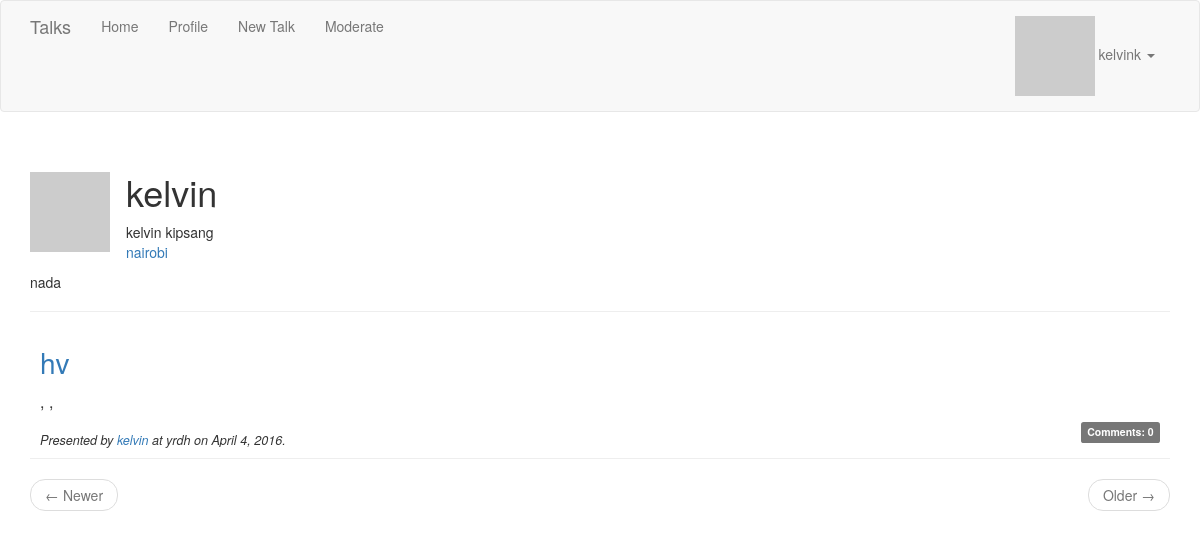
The page /user/kelvin (signed in) on the database its author committed.
### app/models.py (models this page shows, shortened)
class User(UserMixin, db.Model):
    __tablename__ = 'users'
    id = db.Column(db.Integer, primary_key=True)
    email = db.Column(db.String(64),
                      nullable=False, unique=True, index=True)
    username = db.Column(db.String(64),
                         nullable=False, unique=True, index=True)
    is_admin = db.Column(db.Boolean)
    password_hash = db.Column(db.String(128))
    name = db.Column(db.String(64))
    location = db.Column(db.String(64))
    bio = db.Column(db.Text())
    member_since = db.Column(db.DateTime(), default=datetime.utcnow)
    avatar_hash = db.Column(db.String(32))
    talks = db.relationship('Talk', lazy='dynamic', backref='author')  # lazy makes talks query not list
    comments = db.relationship('Comment', lazy='dynamic', backref='author')
    @property
    def password(self):  # made it pprty so that i can say user.password=? so that it looks like a member var
        raise AttributeError('password is not a readable attribute')  # getter of pperty returns attribute error
    def gravatar(self, size=100, default='identicon', rating='g'):
        if request.is_secure:
            url = 'https://secure.gravatar.com/avatar'
        else:
            url = 'http://www.gravatar.com/avatar'
        hash = self.avatar_hash or \
               hashlib.md5(self.email.encode('utf-8')).hexdigest()
        return '{url}/{hash}?s={size}&d={default}&r={rating}'.format(
            url=url, hash=hash, size=size, default=default, rating=rating)
    def for_moderation(self, admin=False):
        if admin and self.is_admin:
            return Comment.for_moderation()
        return Comment.query.join(Talk, Comment.talk_id == Talk.id). \
            filter(Talk.author == self).filter(Comment.approved == False)

class Talk(db.Model):
    __tablename__ = 'talks'
    id = db.Column(db.Integer, primary_key=True)
    title = db.Column(db.String(128), nullable=False)
    description = db.Column(db.Text)
    slides = db.Column(db.Text())
    video = db.Column(db.Text())
    user_id = db.Column(db.Integer, db.ForeignKey('users.id'))
    venue = db.Column(db.String(128))
    venue_url = db.Column(db.String(128))
    date = db.Column(db.DateTime())
    comments = db.relationship('Comment', lazy='dynamic', backref='talk')
    emails = db.relationship('PendingEmail', lazy='dynamic', backref='talk')
    def approved_comments(self):
        return self.comments.filter_by(approved=True)

### app/talks/routes.py (the view)
@talks.route('/user/<username>')
def user(username):
    user = User.query.filter_by(username=username).first_or_404()  # from rship in models...loading user from db
    page = request.args.get('page', 1, type=int)
    pagination = user.talks.order_by(Talk.date.desc()).paginate(
        page, per_page=current_app.config['TALKS_PER_PAGE'],
        error_out=False)
    talk_list = pagination.items
    return render_template('talks/user.html', user=user, talks=talk_list,
                           pagination=pagination)  # sending argument user to tmeplate user.html

### app/models.py (called while the page is built)
@login_manager.user_loader  # flogin doesnt know anything about our objects,,we give it a user loader callback,so that when it needs to load the user
def user_loader(user_id):  # we provide function that does that work,flask knows how to load users
    return User.query.get(int(user_id))  # comes as unicode

### app/templates/talks/user.html (shortened to what this page needs)
{% extends "base.html" %}
{% block page_content %}
<div class="page-header user-profile">
    <div class="user-avatar"><img src="{{ user.gravatar(128) }}"></div>
    <h1>{{ user.username }}</h1>
    <p>
        {% if user.name %}{{ user.name }}<br>{% endif %}
        {% if user.location %}<a href="http://maps.google.com?q={{ user.location }}">{{ user.location }}</a><br>{% endif %}
    </p>
    {% if user.bio %}<p>{{ user.bio }}</p>{% endif %}
</div>
{% include "talks/_talks.html" %}
{% if talks %}
<ul class="pager">
    {% if pagination.has_prev %}
    <li class="previous"><a href="{{ url_for('talks.user', username=user.username, page=pagination.prev_num) }}">&larr; Newer</a></li>
    {% else %}
    <li class="previous disabled"><a href="#">&larr; Newer</a></li>
    {% endif %}
    {% if pagination.has_next %}
    <li class="next"><a href="{{ url_for('talks.user', username=user.username, page=pagination.next_num) }}">Older &rarr;</a></li>
    {% else %}
    <li class="next disabled"><a href="#">Older &rarr;</a></li>
    {% endif %}
</ul>
{% endif %}
{% endblock %}

### app/templates/base.html (shortened to what this page needs)
{% extends "bootstrap/base.html" %}
{% block head %}
{{ super() }}
<link rel="stylesheet" type="text/css" href="{{ url_for('static', filename='styles.css') }}">
{% endblock %}
{% block navbar %}
<div class="navbar navbar-default" role="navigation">
    <div class="container">
        <div class="navbar-header">
            <a class="navbar-brand" href="{{ url_for('talks.index') }}">Talks</a>
        </div>
        <div class="collapse navbar-collapse" id="bs-example-navbar-collapse-1">
            <ul class="nav navbar-nav">
                <li><a href="{{ url_for('talks.index') }}">Home</a></li>
                {% if current_user.is_authenticated %}
                <li><a href="{{ url_for('talks.user', username=current_user.username) }}">Profile</a></li>
                <li><a href="{{ url_for('talks.new_talk') }}">New Talk</a></li>
                {% set moderation_count = current_user.for_moderation().count() %}
                <li>
                    <a href="{{ url_for('talks.moderate') }}">Moderate
                    </a>
                </li>
                {% endif %}
            </ul>
            <ul class="nav navbar-nav navbar-right">
                {% if not current_user.is_authenticated %}
                <li><a href="{{ url_for('auth.login') }}">Presenter Login</a></li>
                {% else %}
                <li class="dropdown">
                    <a href="#" class="dropdown-toggle" data-toggle="dropdown"><img src="{{ current_user.gravatar(size=18) }}"> {{ current_user.username }} <b class="caret"></b></a>
                </li>
                {% endif %}
            </ul>
        </div>
    </div>
</div>
{% endblock %}
{% block content %}
<div class="container">
    {% block page_content %}{% endblock %}
</div>
{% endblock %}

### app/templates/talks/_talks.html
<ul class="talk-list">
    {% for talk in talks %}
    <li class="talk">
        {% include "talks/_talk_header.html" %}
    </li>
    {% endfor %}
</ul>

### app/templates/talks/_talk_header.html (shortened to what this page needs)
<div class="talk-header">
    <h2><a href="{{ url_for('talks.talk', id=talk.id) }}">{{ talk.title }}</a></h2>
    <h3>{{ talk.description }}</h3>
    <div class="pull-right"><a href="{{ url_for('talks.talk', id=talk.id) }}#comments"><span class="label label-default">Comments: {{ talk.approved_comments().count() }}</span></a></div>
    <p>
        Presented by <a href="{{ url_for('talks.user', username=talk.author.username) }}">{{ talk.author.username }}</a> at
        {% if talk.venue_url %}
            <a href="{{ talk.venue_url }}">{{ talk.venue }}</a>
        {% else %}
            {{ talk.venue }}
        {% endif %}
        on {{ moment(talk.date, local=True).format('LL') }}.
    </p>
</div>

### app/static/styles.css (style rules this page uses)
.user-profile { min-height: 140px; }
.user-avatar { float: left; margin-right: 16px; margin-bottom: 16px; }
ul.talk-list { list-style-type: none; padding: 0px; }
li.talk { padding-bottom: 10px; border-bottom: 1px solid #eee; padding: 10px; }
div.talk-header h2 { font-size: 200%; margin: 5px 0px 15px 0px; }
div.talk-header h3 { font-size: 115%; margin: 0px 0px 10px 0px; }
div.talk-header p { font-size: 90%; font-style: italic; margin: 20px 0px 0px 0px; }

### rows shown on the page
User: username "kelvink"
User: username "kelvin", name "kelvin kipsang", location "nairobi", bio "nada"
Talk: title "hv", description ", ,", approved_comments "0", author.username "kelvin", venue "yrdh", date "April 4, 2016"
